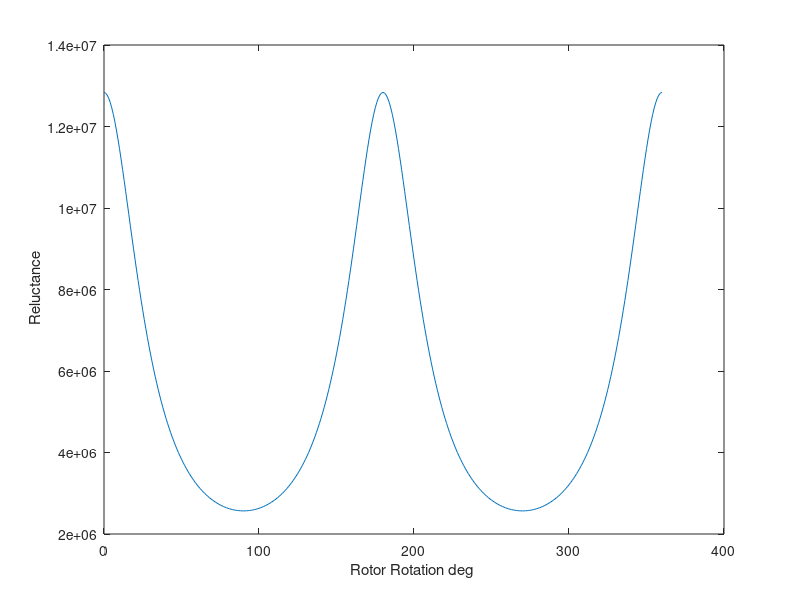
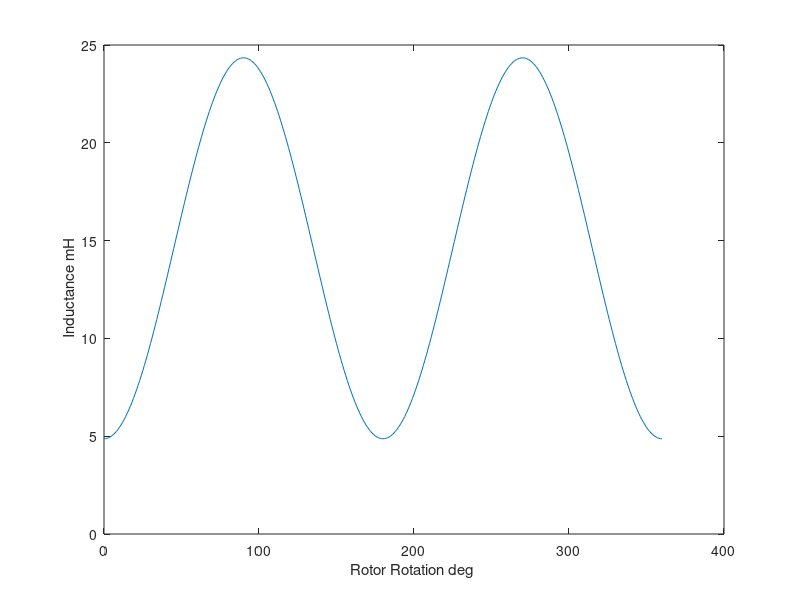
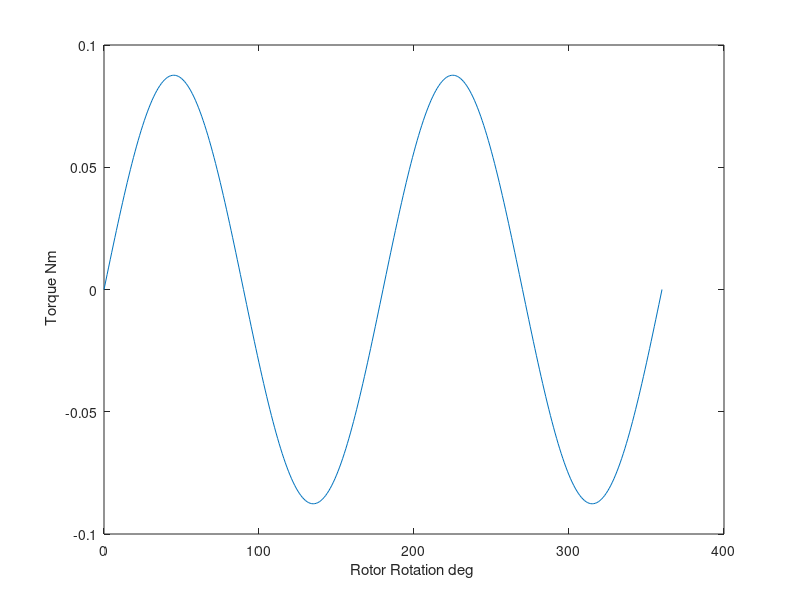

Source code (MATLAB) for these figures, in order:
Lstack =20e-3;
Airgap_min = 2*0.5e-3;
Airgap_max = 2*2.5e-3;
u0 = pi*4e-7;
I_dc = 3 ; 
Nseries = 250; % number of turns
Stator_Pole_arc = 74*pi/180; % 74 degree is the arc of the staor pole facing rotor
% Stator_Pole_arc = 67.5*pi/180;
Stator_radius = 12e-3;
% there are two airgaps Upper one I call Airgap1 and lower one Airgap2

% when rotor position is 90 deg minimum reluctance is achieved 

Area = Stator_radius*Stator_Pole_arc*Lstack;
Rmin =  Airgap_min/(u0*Area);
% when rotor position is 0 deg maximum reluctance is achieved
Rmax = Airgap_max/(u0*Area);

theta = 0:360;

Lmax = Nseries^2/Rmax;
Lmin = Nseries^2/Rmin;
LL = (Lmax+Lmin)/2+(Lmax-Lmin)*cosd(2*theta)/2;
R_airgap = Nseries^2./LL;
DL_Dtheta = -2*(Lmax-Lmin)*sind(2*theta)/2;

Torque = (I_dc^2*DL_Dtheta)/2;

figure
plot(theta,R_airgap)
xlabel('Rotor Rotation deg ');
ylabel(' Reluctance');
figure
plot(theta,LL*1000)
xlabel('Rotor Rotation deg ');
ylabel(' Inductance mH');
figure
plot(theta,Torque)
xlabel('Rotor Rotation deg ');
ylabel(' Torque Nm');

